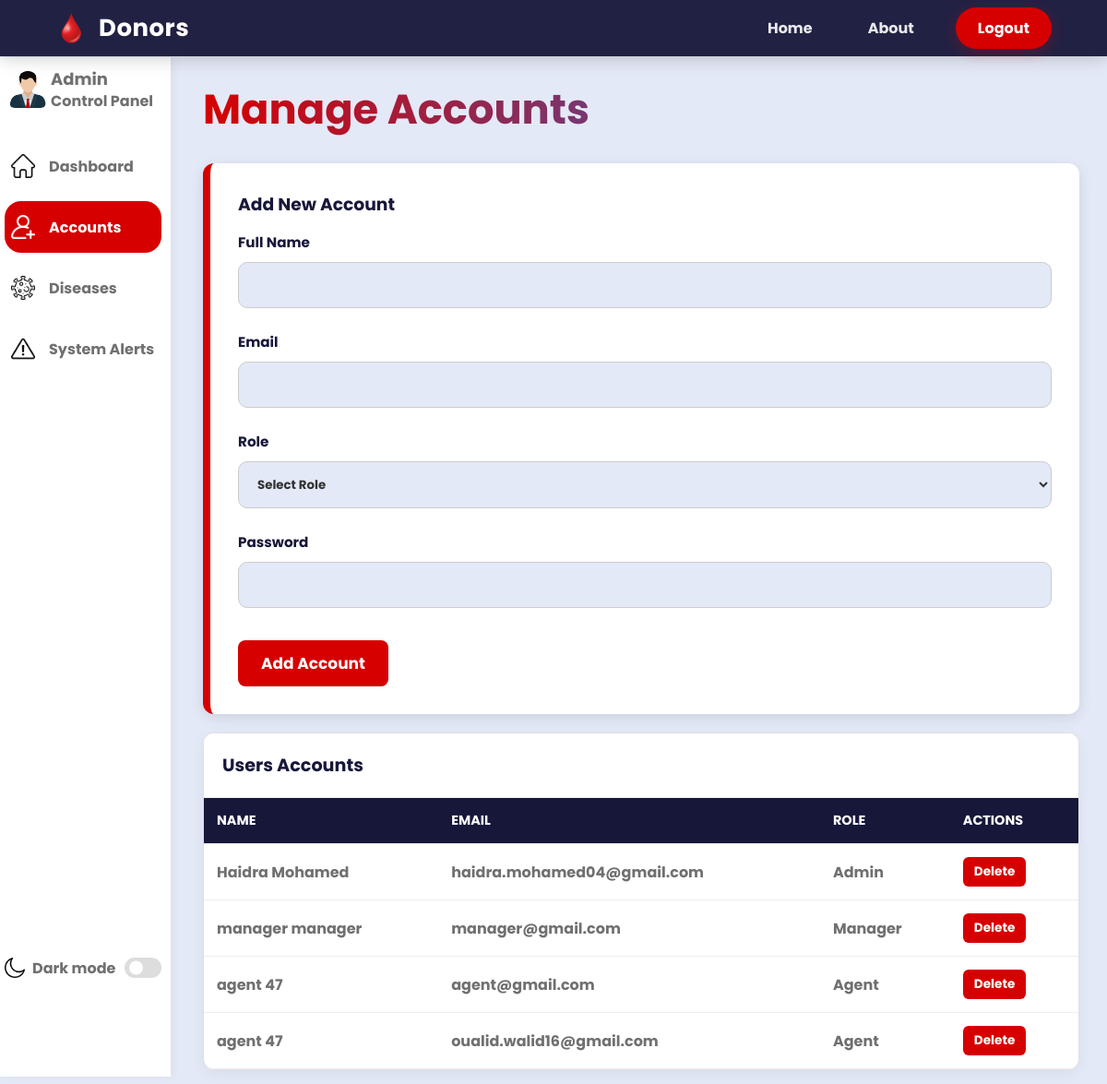
Page /accounts_admin.php (signed in) on the committed database.
### tables this page shows
CREATE TABLE IF NOT EXISTS `users` (
  `id_users` int NOT NULL AUTO_INCREMENT,
  `username` varchar(50) NOT NULL,
  `password` varchar(255) NOT NULL,
  `email` varchar(100) DEFAULT NULL,
  `phone` varchar(20) DEFAULT NULL,
  `full_name` varchar(100) DEFAULT NULL,
  `profile_picture` varchar(255) DEFAULT NULL,
  `role` enum('admin','manager','agent') NOT NULL,
  `status` enum('active','disabled') DEFAULT 'active',
  `email_verified` tinyint(1) DEFAULT '0',
  `reset_token` varchar(100) DEFAULT NULL,
  `reset_token_expires` datetime DEFAULT NULL,
  `last_login` datetime DEFAULT NULL,
  `created_by` int DEFAULT NULL,
  `updated_by` int DEFAULT NULL,
  `created_at` datetime DEFAULT CURRENT_TIMESTAMP,
  `updated_at` datetime DEFAULT CURRENT_TIMESTAMP ON UPDATE CURRENT_TIMESTAMP,
  `is_deleted` tinyint(1) DEFAULT '0',
  PRIMARY KEY (`id_users`),
  UNIQUE KEY `username` (`username`),
  UNIQUE KEY `email` (`email`),
  KEY `email_2` (`email`),
  KEY `status` (`status`),
  KEY `role` (`role`)
);

### accounts_admin.php (the view, shortened to what this page needs)
<?php
require_once 'db_connection.php';
$users = $conn->query("SELECT * FROM users WHERE is_deleted = 0 ORDER BY CreateD_at DESC");
?>
<!DOCTYPE html>
<html lang="en">
<head>
    <link rel="stylesheet" href="css/dashboard_agent.css">
    <link rel="stylesheet" href="css/navbar.css">
    <link rel="stylesheet" href="css/agent_pages.css">
</head>
<body>
    <div class="navbar">
        <div class="nav-container">
            <div class="logo">
                <img src="Image/drop-of-blood-emoji.png">
                <span>Donors</span>
            </div>
            <div class="menu">
                <a href="index.html" class="nav-btn">Home</a>
                <a href="about.html" class="nav-btn">About</a>
                <a href="logout.php" class="nav-login">Logout</a>
            </div>
        </div>
    </div>
    <div class="dashboard-container">
        <nav class="sidebar">
            <header>
                <div class="image-text">
                    <span class="image"><img src="Image/user2.png"></span>
                    <div class="text logo-text">
                        <span class="name">Admin</span>
                        <span class="profession">Control Panel</span>
                    </div>
                </div>
            </header>
            <div class="menu-bar">
                <ul class="menu-links">
                    <li class="nav-link"><a href="dashboard_admin.php"><img src="Image/home.png" class="icon"><span
                                class="text nav-text">Dashboard</span></a></li>
                    <li class="nav-link"><a href="accounts_admin.php" class="active"><img src="Image/add-user.png"
                                class="icon"><span class="text nav-text">Accounts</span></a></li>
                    <li class="nav-link"><a href="diseases_admin.php"><img src="Image/virus.png" class="icon"><span
                                class="text nav-text">Diseases</span></a></li>
                    <li class="nav-link"><a href="admin_alerts.php"><img src="Image/danger.png" class="icon"><span
                                class="text nav-text">System Alerts</span></a></li>
                </ul>
                <div class="bottom-content">
                    <li class="mode">
                        <div class="sun-moon">
                            <img src="Image/dark.png" class="icon moon">
                        </div>
                        <span class="mode-text text">Dark mode</span>
                        <div class="toggle-switch"><span class="switch"></span></div>
                    </li>
                </div>
            </div>
        </nav>
        <div class="content">
            <h1 class="gradient-text">Manage Accounts</h1>
            <div class="form-card">
                <h3>Add New Account</h3>
                <form method="POST" action="accounts_admin.php">
                    <label>Full Name</label>
                    <input type="text" name="full_name" required>
                    <label>Email</label>
                    <input type="email" name="email" required>
                    <label>Role</label>
                    <select name="role" required>
                        <option value="" disabled selected>Select Role</option>
                    </select>
                    <label>Password</label>
                    <input type="password" name="password" required>
                    <button class="submit-btn">Add Account</button>
                </form>
            </div>
            <div class="table-card">
                <h3>Users Accounts</h3>
                <table>
                    <thead>
                        <tr>
                            <th>Name</th>
                            <th>Email</th>
                            <th>Role</th>
                            <th>Actions</th>
                        </tr>
                    </thead>
                    <tbody>
                        <?php while($row = $users->fetch_assoc()): ?>
                        <tr>
                            <td><?php echo htmlspecialchars($row['full_name']); ?></td>
                            <td><?php echo htmlspecialchars($row['email']); ?></td>
                            <td><?php echo ucfirst(htmlspecialchars($row['role'])); ?></td>
                            <td>
                                <form method="POST" style="display:inline;" onsubmit="return confirm('Are you sure you want to delete this user?');">
                                    <button class="btn-action btn-delete">Delete</button>
                                </form>
                            </td>
                        </tr>
                        <?php endwhile; ?>
                    </tbody>
                </table>
            </div>
        </div>
    </div>
</body>
</html>

### css/dashboard_agent.css (style rules this page uses)
* { margin: 0; padding: 0; box-sizing: border-box; font-family: 'Poppins', sans-serif; }
:root { --body-color: #E4E9F7; --sidebar-color: #FFF; --primary-color: #695CFE; --toggle-color: #DDD; --text-color: #707070; --dark-accent-color: #17173A; --blood-red: #d60000; --success-color: #00A65A; --warning-color: #FF7043; --manager-color: #007bff; --tran-03: all 0.3s ease; --tran-04: all 0.3s ease; --tran-05: all 0.3s ease; }
body { min-height: 100vh; background-color: var(--body-color); transition: var(--tran-05); }
.sidebar { position: fixed; top: 62px; left: 0; height: calc(100% - 70px); width: 185px; padding: 10px 10px 10px 5px; background: var(--sidebar-color); transition: var(--tran-05); z-index: 40; box-shadow: 2px 0 10px rgba(0, 0, 0, 0.05); }
.sidebar header { position: relative; margin-bottom: 20px; }
.sidebar header .image-text { display: flex; align-items: center; }
header .image-text .name { margin-top: 2px; font-size: 18px; font-weight: 600; color: var(--text-color); }
header .image-text .profession { font-size: 16px; margin-top: -2px; display: block; color: var(--text-color); }
.sidebar header .image { display: flex; align-items: center; justify-content: center; min-width: 50px; }
.sidebar header .image img { width: 40px; border-radius: 6px; }
.sidebar li { height: 56px; list-style: none; display: flex; align-items: center; margin-top: 10px; }
.sidebar li a { list-style: none; height: 100%; background-color: transparent; display: flex; align-items: center; width: 100%; border-radius: 18px; text-decoration: none; transition: var(--tran-03); }
.sidebar li a:hover, .sidebar li a.active { background-color: var(--primary-color); color: var(--sidebar-color); }
.sidebar .icon { min-width: 40px; border-radius: 6px; height: 100%; display: flex; align-items: center; justify-content: center; width: 26px; height: 26px; object-fit: scale-down; transition: var(--tran-03); margin: 0 8px 0 0; filter: brightness(0); }
.sidebar li a:hover .icon, .sidebar li a.active .icon { filter: invert(1); }
.sidebar li a.active .text { color: var(--sidebar-color); }
.sidebar .text { font-size: 16px; font-weight: 300; white-space: nowrap; color: var(--text-color); transition: var(--tran-03); opacity: 1; }
.sidebar .menu-bar { height: calc(100% - 150px); display: flex; flex-direction: column; justify-content: space-between; overflow-y: auto; }
.sidebar .menu-bar .mode { border-radius: 6px; position: relative; transition: var(--tran-05); margin-top: 30px; }
.menu-bar .mode .sun-moon { height: 50px; width: 30px; display: flex; align-items: center; justify-content: center; }
.mode .sun-moon img { position: absolute; width: 70px; height: 22px; object-fit: contain; }
.sidebar .bottom-content .toggle-switch { position: absolute; right: 0; top: 0; height: 100%; min-width: 40px; display: flex; align-items: center; justify-content: center; border-radius: 6px; cursor: pointer; }
.toggle-switch .switch { position: relative; height: 22px; width: 40px; border-radius: 25px; background-color: var(--toggle-color); transition: var(--tran-05); }
.switch::before { content: ''; position: absolute; height: 15px; width: 15px; border-radius: 50%; top: 50%; left: 5px; transform: translateY(-50%); background-color: var(--sidebar-color); transition: var(--tran-04); }
.dashboard-container { padding-top: 70px; display: block; }
.content { margin-left: 190px; padding: 15px 30px; width: calc(100% - 190px); transition: var(--tran-05); }
.content h1 { font-size: 2.8rem; margin-bottom: 25px; font-weight: 800; background: linear-gradient(90deg, var(--blood-red), var(--manager-color)); background-clip: text; -webkit-text-fill-color: transparent; }
.gradient-text { font-size: 2.8rem; margin-bottom: 25px; font-weight: 800; background: linear-gradient(90deg, var(--blood-red), var(--primary-color)); background-clip: text; -webkit-text-fill-color: transparent; }

### rows in the picture
users: full_name "Haidra Mohamed", email "haidra.mohamed04@gmail.com", role "Admin"
users: full_name "manager manager", email "manager@gmail.com", role "Manager"
users: full_name "agent 47", email "agent@gmail.com", role "Agent"
users: full_name "agent 47", email "oualid.walid16@gmail.com", role "Agent"
